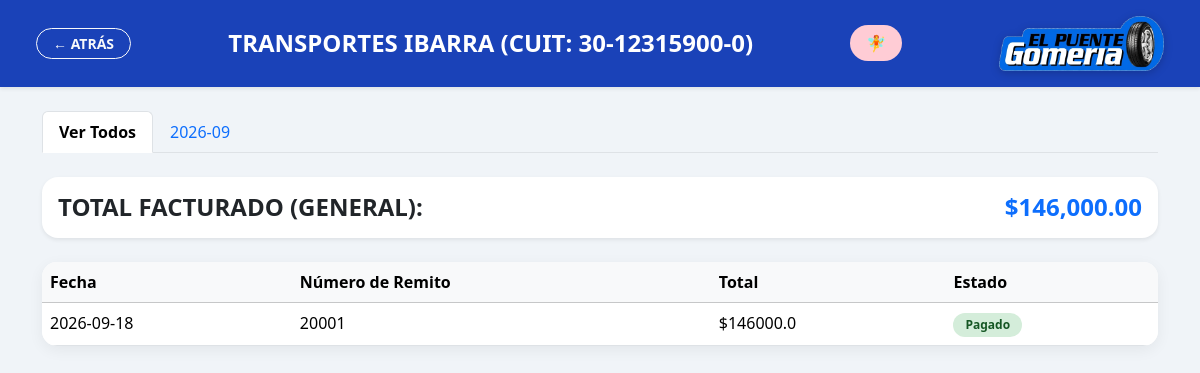
/historial-cliente?id_cliente=4, run on the app's committed database.
### tables this page shows
CREATE TABLE clientes (
    id_cliente INTEGER PRIMARY KEY AUTOINCREMENT,
    nom_cli    TEXT NOT NULL,
    cuit       TEXT UNIQUE,
    tel        TEXT,
    mail       TEXT
);

CREATE TABLE trabajos (
    id_trabajo  INTEGER PRIMARY KEY AUTOINCREMENT,
    remito      TEXT NOT NULL UNIQUE,
    fecha       TEXT NOT NULL,
    id_cliente  INTEGER NOT NULL,
    id_vehiculo INTEGER,
    total       REAL NOT NULL DEFAULT 0,
    estado      TEXT NOT NULL DEFAULT 'PENDIENTE',
    FOREIGN KEY (id_cliente) REFERENCES clientes (id_cliente),
    FOREIGN KEY (id_vehiculo) REFERENCES vehiculos (id_vehiculo)
);

### app.py (the view)
@app.route('/historial-cliente')
def historial_cliente():
    id_cliente = request.args.get('id_cliente')
    periodo_seleccionado = request.args.get('periodo', 'todos')
    conexion = obtener_conexion()
    cursor = conexion.cursor()
    cliente = cursor.execute("SELECT id_cliente, nom_cli, cuit FROM clientes WHERE id_cliente = ?", (id_cliente,)).fetchone()
    query = """
        SELECT t.id_trabajo, t.remito, t.fecha, t.total,
               GROUP_CONCAT(tar.nom_tar, ', ') AS detalle_tareas
        FROM trabajos t
        LEFT JOIN detalle_trabajos dt ON t.id_trabajo = dt.id_trabajo
        LEFT JOIN tareas tar ON dt.id_tarea = tar.id_tarea
        WHERE t.id_cliente = ?
    """
    parametros = [id_cliente]
    meses_disponibles = cursor.execute("""
        SELECT DISTINCT strftime('%Y-%m', fecha) AS periodo
        FROM trabajos
        WHERE id_cliente = ?
        ORDER BY periodo DESC
    """, (id_cliente,)).fetchall()
    if periodo_seleccionado and periodo_seleccionado != 'todos':
        query += " AND strftime('%Y-%m', t.fecha) = ?"
        parametros.append(periodo_seleccionado)
    query += " GROUP BY t.id_trabajo ORDER BY t.fecha DESC"
    remitos = cursor.execute(query, parametros).fetchall()
    total_mes = sum(r['total'] for r in remitos)
    ids_trabajo = [r['id_trabajo'] for r in remitos]
    detalles_por_trabajo = {}
    if ids_trabajo:
        placeholders = ','.join('?' for _ in ids_trabajo)
        detalles_raw = cursor.execute(f"""
            SELECT dt.id_trabajo, tar.nom_tar, dt.cantidad, dt.subtotal
            FROM detalle_trabajos dt
            JOIN tareas tar ON dt.id_tarea = tar.id_tarea
            WHERE dt.id_trabajo IN ({placeholders})
            ORDER BY dt.id_trabajo
        """, ids_trabajo).fetchall()
        for d in detalles_raw:
            detalles_por_trabajo.setdefault(d['id_trabajo'], []).append(d)
    cursor.close()
    return render_template('historial-cliente.html',
                        cliente=cliente,
                        remitos=remitos,
                        total_mes=total_mes,
                        meses_disponibles=meses_disponibles,
                        detalles_por_trabajo= detalles_por_trabajo,
                        periodo_seleccionado=periodo_seleccionado)

### app.py (called while the page is built)
def obtener_conexion():
    conexion = sqlite3.connect("sg_gomeria.db")
    conexion.row_factory = sqlite3.Row
    conexion.execute("PRAGMA foreign_keys = ON")
    return conexion

### templates/historial-cliente.html (shortened to what this page needs)
<!DOCTYPE html>
<html lang="es">
<head>
    <link href="https://cdn.jsdelivr.net/npm/bootstrap@5.3.3/dist/css/bootstrap.min.css" rel="stylesheet">
    <link rel="stylesheet" href="/static/estilos.css">
</head>
<body class="{{ 'modo-milagritos' if milagritos else '' }}">
    <header class="barra-superior py-3 px-4 shadow-sm">
        <div class="container-fluid d-flex justify-content-between align-items-center">
            <a href="{{ url_for('clientes') }}" class="btn btn-sm btn-outline-light px-3 fw-bold rounded-pill">
                &larr; ATRÁS
            </a>
            <h1 class="h4 mb-0 text-uppercase fw-bold letter-spacing-1">
                {{ cliente['nom_cli'] }} (CUIT: {{ cliente['cuit'] }})
            </h1>
            <a href="/toggle-milagritos" class="btn btn-modo-milagritos">
                🧚
            </a>
            <img src="/static/logo.png" alt="Gomería El Puente" class="logo-nav">
        </div>
    </header>
    <main class="container py-4">
        <ul class="nav nav-tabs mb-4">
            <li class="nav-item">
                <a class="nav-link {% if periodo_seleccionado == 'todos' %}active fw-bold{% endif %}"
                href="/historial-cliente?id_cliente={{ cliente['id_cliente'] }}&periodo=todos">
                    Ver Todos
                </a>
            </li>
            {% for m in meses_disponibles %}
            <li class="nav-item">
                <a class="nav-link {% if periodo_seleccionado == m['periodo'] %}active fw-bold{% endif %}"
                href="/historial-cliente?id_cliente={{ cliente['id_cliente'] }}&periodo={{ m['periodo'] }}">
                    {{ m['periodo'] }}
                </a>
            </li>
            {% endfor %}
        </ul>
        <div class="card p-3 bg-white shadow-sm mb-4 border-0 rounded-4">
            <h4 class="mb-0 fw-bold text-dark d-flex justify-content-between align-items-center">
                <span>TOTAL FACTURADO {% if periodo_seleccionado != 'todos' %}({{ periodo_seleccionado }}){% else %}(GENERAL){% endif %}:</span>
                <span class="text-primary">${{ "{:,.2f}".format(total_mes) }}</span>
            </h4>
        </div>
        <div class="tabla-remitos mt-4">
            <table class="table table-hover mb-0">
                <thead class="table-light">
                    <tr>
                        <th>Fecha</th>
                        <th>Número de Remito</th>
                        <th>Total</th>
                        <th>Estado</th>
                    </tr>
                </thead>
                <tbody>
                    {% for remito in remitos %}
                    <tr class="fila-remito" onclick="toggleDetalle(this)">
                        <td>{{ remito['fecha'] }}</td>
                        <td>{{ remito['remito'] }}</td>
                        <td>${{ remito['total'] }}</td>
                        <td>
                            {% if remito['estado'] == 'pendiente' %}
                                <span class="badge badge-pendiente">Pendiente</span>
                            {% else %}
                                <span class="badge badge-pagado">Pagado</span>
                            {% endif %}
                        </td>
                    </tr>
                    {% endfor %}
                </tbody>
            </table>
        </div>
    </main>
</body>
</html>

### static/estilos.css (style rules this page uses)
body { background-color: #f0f4f8; font-family: 'Segoe UI', Tahoma, Geneva, Verdana, sans-serif; }
.barra-superior { background-color: #1a42b8; color: white; }
.badge-pagado { background-color: #d4edda; color: #155724; font-weight: 600; padding: 6px 12px; border-radius: 20px; }
.tabla-remitos { background-color: white; border-radius: 15px; overflow: hidden; box-shadow: 0 4px 15px rgba(0,0,0,0.06); }
.logo-nav { max-height: 55px; filter: drop-shadow(0 2px 4px rgba(0,0,0,0.2)); }
.fila-remito { cursor: pointer; }
.btn-modo-milagritos { border-radius: 50px; border: none; background-color: #ffccd5; color: #7a2e46; font-weight: bold; padding: 6px 16px; transition: all 0.2s ease; text-decoration: none; }

### templates/historial-cliente.html (style rules this page uses)
body { background-color: #f0f4f8; font-family: 'Segoe UI', Tahoma, Geneva, Verdana, sans-serif; }
.barra-superior { background-color: #1a42b8; color: white; }
.badge-pagado { background-color: #d4edda; color: #155724; font-weight: 600; padding: 6px 12px; border-radius: 20px; }
.tabla-remitos { background-color: white; border-radius: 15px; overflow: hidden; box-shadow: 0 4px 15px rgba(0,0,0,0.06); }
.logo-nav { max-height: 55px; filter: drop-shadow(0 2px 4px rgba(0,0,0,0.2)); }

### data on the page
clientes: nom_cli "TRANSPORTES IBARRA", cuit "30-12315900-0"
trabajos: fecha "2026-09-18", remito "20001", total "146000.0"

### other printed values
{{ m['periodo'] }} "2026-09"
{{ "{:,.2f}".format(total_mes) }} "146,000.00"
